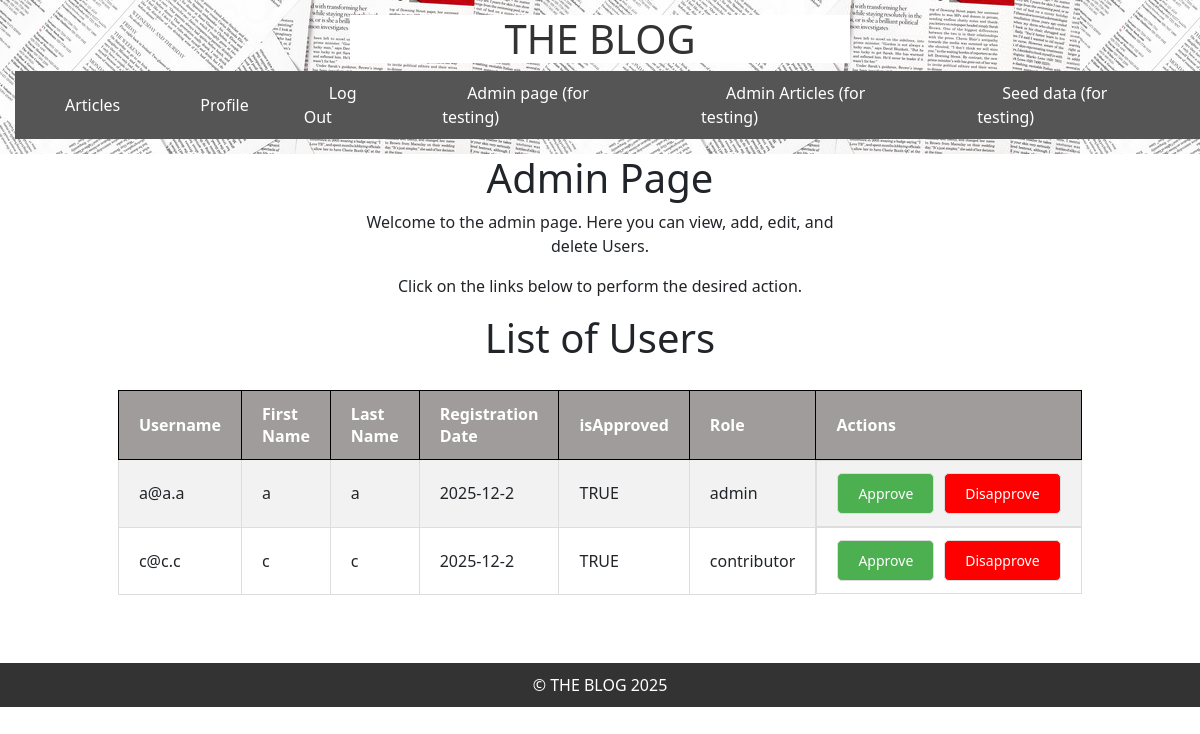
The page /admin/admin_page.php on the database as committed earlier.
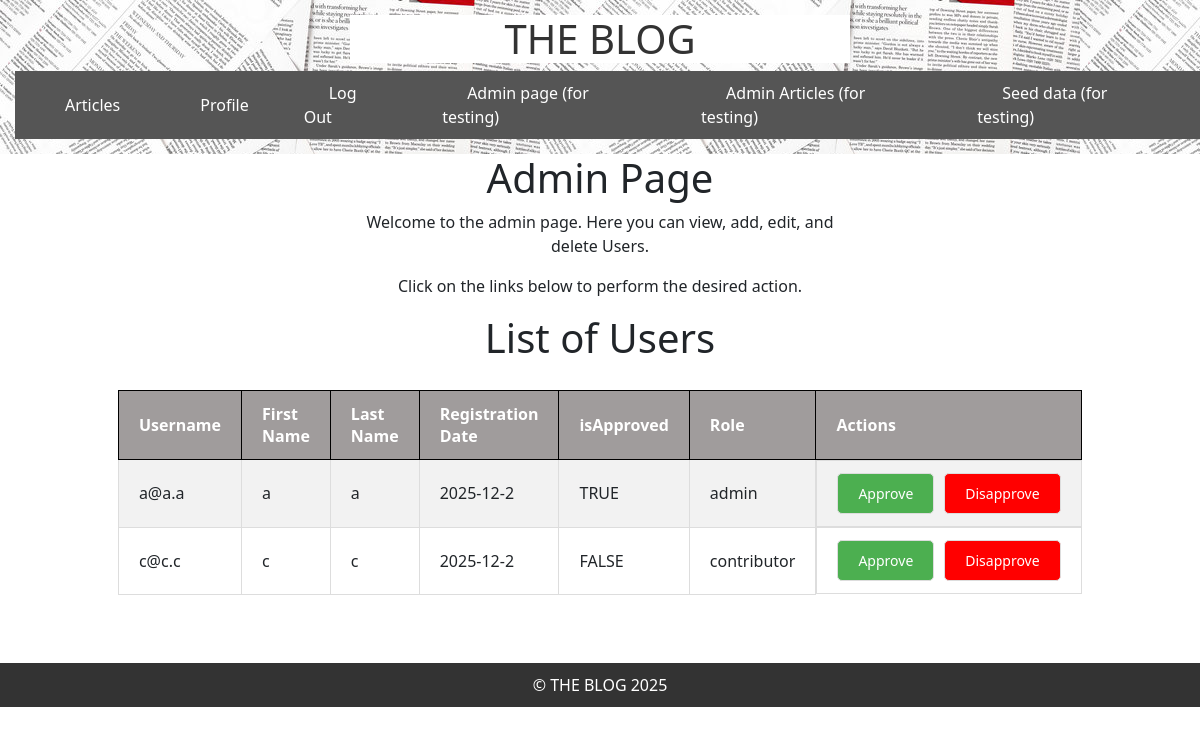
The same page on the database as committed later.
### tables this page shows
CREATE TABLE Users
    (
        Username VARCHAR(50) NOT NULL,
        Password VARCHAR(100) NOT NULL,
        FirstName VARCHAR(30) NOT NULL,
        LastName VARCHAR(30) NOT NULL,
        RegistrationDate DATE NOT NULL,
        isApproved BOOLEAN NOT NULL,
        Role TEXT NOT NULL,
        PRIMARY KEY (Username)
    );

### admin/admin_page.php (the view, shortened to what this page needs)
<?php
include("../templates/header.php");
?>
<body>
    <div class = "logo">
    <h1>Admin Page</h1>
    <p>Welcome to the admin page. Here you can view, add, edit, and delete Users.</p>
    <p>Click on the links below to perform the desired action.</p>
<h1>List of Users</h1>
</div>
<?php
$db = getDatabase();
$res = $db->query('SELECT * FROM Users');
echo "<div class='table-container'>";
echo "<table>";
echo "<tr><th>Username</th><th>First Name</th><th>Last Name</th><th>Registration Date</th><th>isApproved</th><th>Role</th><th>Actions</th></tr>";
while ($row = $res->fetchArray()) {
    echo "<tr>";
    echo "<td>{$row['Username']}</td>";
    echo "<td>{$row['FirstName']}</td>";
    echo "<td>{$row['LastName']}</td>";
    echo "<td>{$row['RegistrationDate']}</td>";
    echo "<td>{$row['isApproved']}</td>";
    echo "<td>{$row['Role']}</td>";
    echo "<td class='action-buttons'>";
    echo "<a href='#' onclick='promoteUser(\"{$row['Username']}\")'>Approve</a>";
    echo "<a href='#' onclick='demoteUser(\"{$row['Username']}\")' style='color: white; background-color: red; padding: 10px 20px; text-decoration: none; border-radius: 5px;'>Disapprove</a>";
    echo "</td>";
    echo "</tr>";
}
echo "</table>";
echo "</div>";
echo "<br/><br/>";
?>
<?php include("../templates/footer.php"); ?>

### templates/header.php (shortened to what this page needs)
<head>
    <link rel="stylesheet" href="../styles/style.css">
    <link href="https://cdn.jsdelivr.net/npm/bootstrap@5.3.3/dist/css/bootstrap.min.css" rel="stylesheet">
</head>
<header>
    <div class="logo">
    <h1>THE BLOG</h1>
    </div>
    <nav>
        <ul class="nav-links">
            <li><a href="../index.php">Articles</a></li>
            <li><a href="../index.php">Profile</a></li>
            <li><a href="../index.php">Log Out</a></li>
            <li><a href="/admin/admin_page.php">Admin page (for testing)</a></li>
            <li><a href="/admin/articles.php">Admin Articles (for testing)</a></li>
            <li><a href="/DB/seed.php">Seed data (for testing)</a></li>
        </ul>
    </nav>
</header>

### templates/footer.php
<footer>
    &copy; THE BLOG 2025
</footer>

### styles/style.css (style rules this page uses)
html, body { overflow-x: hidden; }
header { background: white; background-image: url("../images/paper.jpg"); color: white; padding: 15px; width: 100vw; }
header h1 { background-color: white; color: #333; font-size: 40px; }
nav { background: #555; padding: 10px; width: 100vw; top: 0; left: 0; }
nav a { color: white; text-decoration: none; margin: 0 15px; width: 100vw; }
.nav-links { display: flex; justify-content: center; align-items: center; list-style: none; padding: 0; margin: 0; }
.nav-links li { margin: 0 15px; }
.nav-links a { color: white; text-decoration: none; font-size: 1em; padding: 10px; }
footer { background: #333; text-align: center; color: white; padding: 10px; width: 100%; bottom: 0; position: relative; }
.logo { width: 500px; margin: 0 auto; text-align: center; }

### admin/admin_page.php (style rules this page uses)
table { width: 80%; margin: 20px auto; border-collapse: collapse; }
th, td { padding: 12px 20px; text-align: left; border: 1px solid #ddd; }
th { background-color:rgb(160, 156, 156); border-color: black; color: white; }
tr:nth-child(even) { background-color: #f2f2f2; }
.table-container { overflow-x: auto; }
.action-buttons { display: flex; gap: 10px; }
.action-buttons a { padding: 10px 20px; font-size: 14px; cursor: pointer; text-decoration: none; border: 1px solid #ddd; background-color: #4CAF50; color: white; border-radius: 5px; }

Rows that differ between the two databases and show on the page:
changed users "contributor": isApproved "TRUE" → "FALSE"
